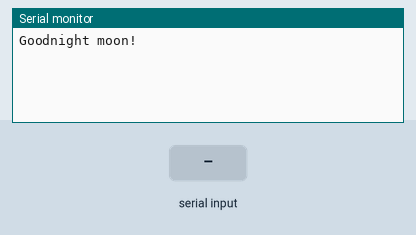
Simulated run of this sketch. Board: Arduino Nano, built with avr-gcc and run on an emulated ATmega328P. Shown: the last lines printed to the serial monitor. The inputs (shaded band) are chosen by the test bench.

Above: at 3.2 s.
3.3 s: "1" received over the second serial link
At 4.5 s:
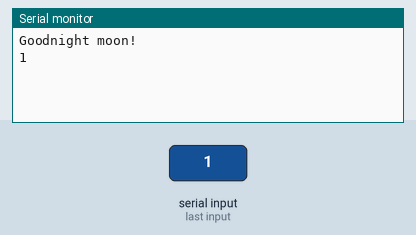
4.8 s: "0" received over the second serial link
At 5.9 s:
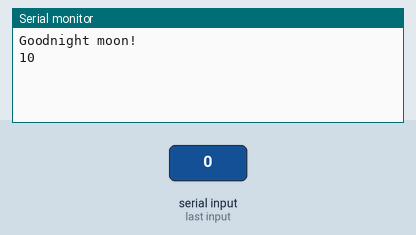

Measured:
- after the input at 3.3 s, the serial monitor: prints a new line at once (image 1)
- after the input at 4.8 s, the serial monitor: prints a new line at once (image 2)

The sketch:

Teste_Communication_Master.ino
```cpp
/**
 * Código para o dispositivo escravo receber dados do mestre.
 *
 * SLAVE: ARDUINO NANO ATMEGA328P
 *
 * Autor: Nicholas Zambetti
 * Adaptações: Ana Paula Messina - tecdicas
 *
 * 30/01/2019
 *
 */

#include <SoftwareSerial.h>

SoftwareSerial mySerial(3, 1); // RX, TX

void setup()
{
  // Open serial communications and wait for port to open:
  Serial.begin(115200);
  delay(2000);
  while (!Serial) {
    ; // wait for serial port to connect. Needed for Native USB only
  }


  Serial.println("Goodnight moon!");

  // set the data rate for the SoftwareSerial port
  mySerial.begin(38400);
  mySerial.println("Hello, world?");
}

void loop() // run over and over
{
  if (mySerial.available())
    Serial.write(mySerial.read());
  if (Serial.available())
    mySerial.write(Serial.read());
}
```
